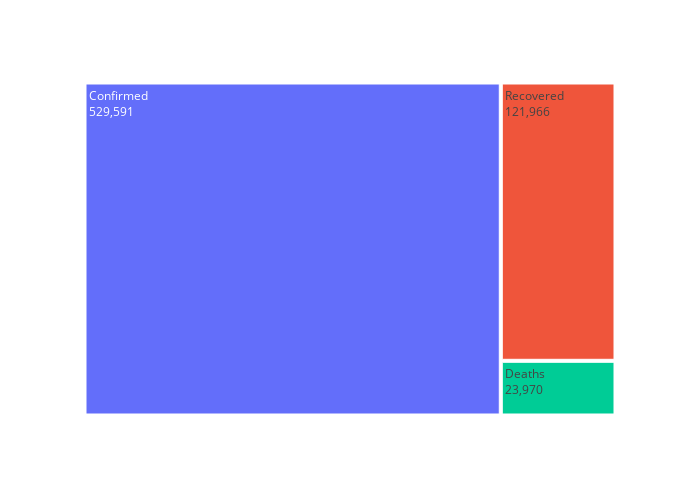

Notebook source saved alongside this figure:
### Code cell
temp1 = temp.melt(id_vars='Date' , value_vars=['Confirmed' , 'Deaths' , 'Recovered'])
fig = px.treemap(data_frame=temp1 , names=['Confirmed' , 'Deaths' , 'Recovered'] , path=["variable"], values="value", height=500, width=700)
fig.data[0].textinfo = 'label+text+value'
fig.show()

### Figure 1 — Plotly figure (JSON) as saved in the notebook; plotly's stock layout.template omitted (floating-point values rounded to 4 significant figures)
{"data": [{"branchvalues": "total", "domain": {"x": [0, 1], "y": [0, 1]}, "hoverlabel": {"namelength": 0}, "hovertemplate": "labels=%{label}<br>value=%{value}<br>parent=%{parent}<br>id=%{id}", "ids": ["Confirmed", "Deaths", "Recovered"], "labels": ["Confirmed", "Deaths", "Recovered"], "name": "", "parents": ["", "", ""], "textinfo": "label+text+value", "type": "treemap", "values": [529591, 23970, 121966]}], "layout": {"height": 500, "legend": {"tracegroupgap": 0}, "margin": {"t": 60}, "width": 700}}
